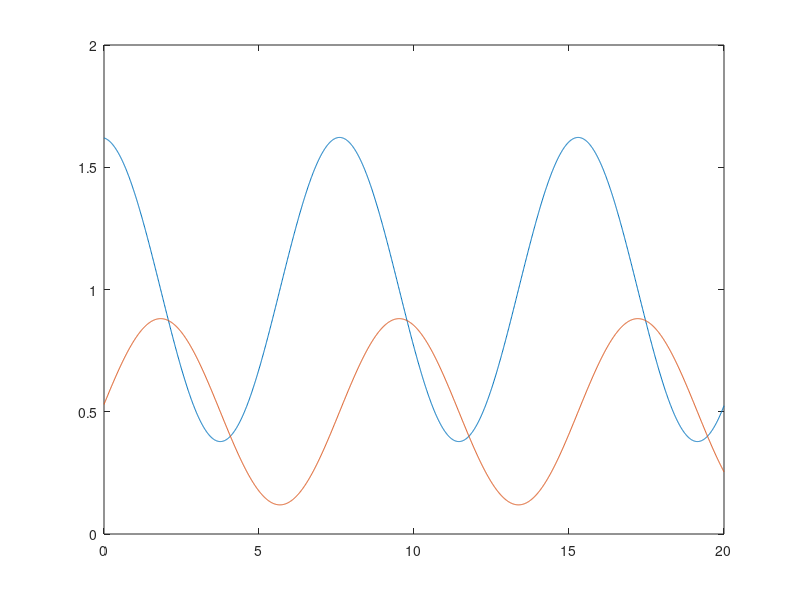
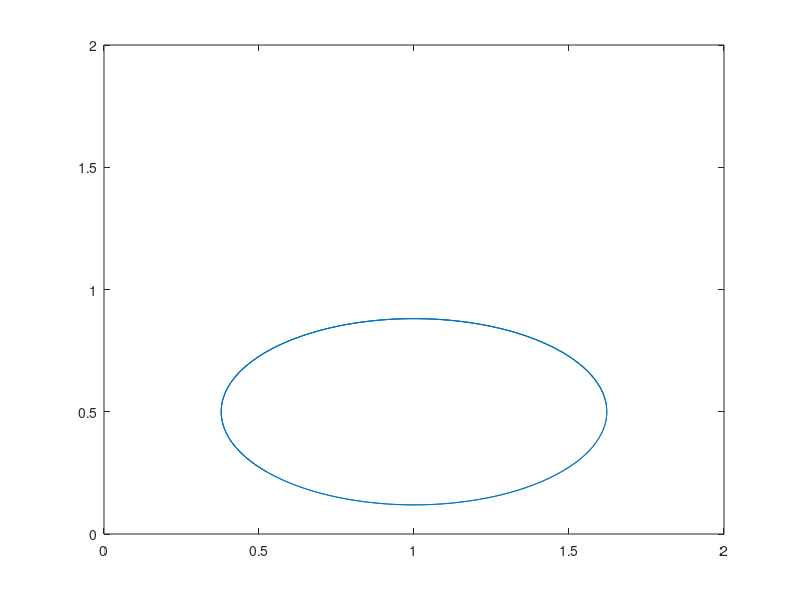
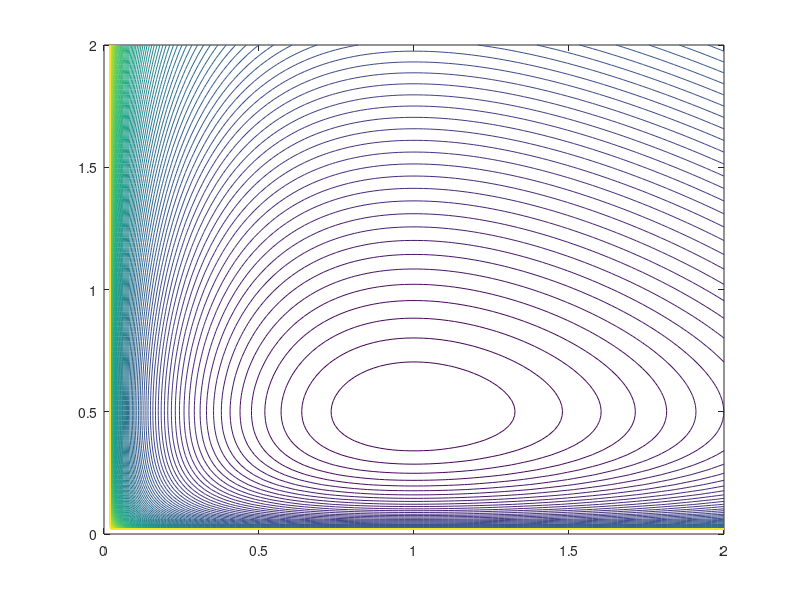
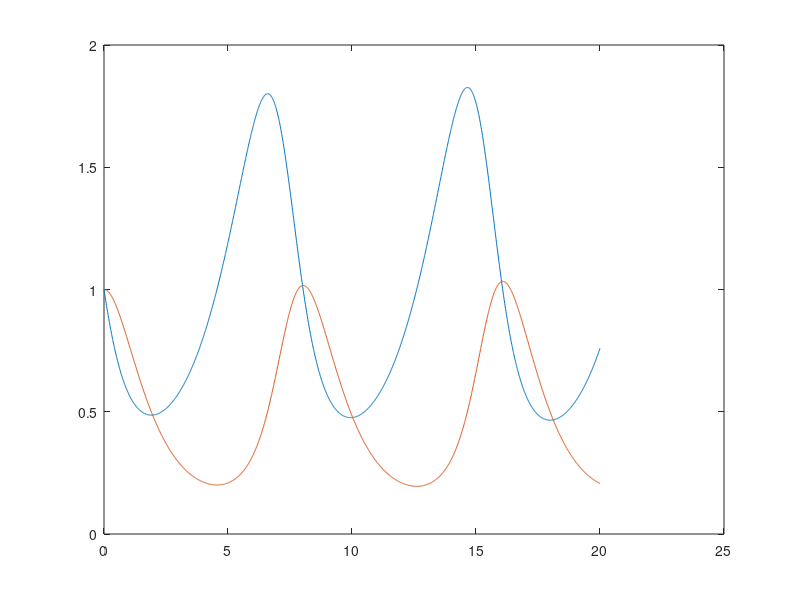

Write the MATLAB code that produced these figures, in order.
%% Input Data 
alfa =2/3;
beta = 4/3;
gamma = 1;
delta = 1;
%% Calculations 
xeq = gamma/delta;
yeq = alfa/beta;
u0 = 1.62- xeq;
v0 = 0.47- yeq;


time = linspace(0,20,2001);
omega = sqrt(alfa*gamma);
A = sqrt(u0^2 + ((beta*gamma*v0)/(delta*omega))^2);
phi1 = acos(u0/A);
%phi2 = asin(gamma*beta*v0/(A*omega*delta));

xT = A.*cos(omega.*time + phi1) + gamma/delta;
yT = ((delta .* A .* omega .* sin(omega.*time + phi1))./(beta.*gamma))+alfa/beta ;

figure(1)
plot(time,xT);
hold on 
plot(time,yT);hold off

figure(2)
plot(xT,yT)
axis([0 2 0 2])

figure(3)
xaxis = linspace(0,2);
yaxis = linspace(0,2);
[X,Y] = meshgrid(xaxis,yaxis);
Z = delta .* X-gamma .* log(X) + beta .* Y - alfa .* log(Y);
contour(X,Y,Z,100)
%% Euler explicit
xList=[1];
yList=[1];
timeList = [0];
iList = [delta * xList(1)-gamma* log(xList(1)) + beta * yList(1) - alfa * log(yList(1))];
timeStep = 0.01;
maxTime = 20/timeStep;
currentTime = 0;
for i=1:maxTime
    xList(i+1) = xList(i)*(1+(alfa-beta*yList(i))*timeStep);
    yList(i+1) = yList(i)*(1+(delta*xList(i)-gamma)*timeStep);
    iList(i+1) = delta*xList(i+1)-gamma*log(xList(i+1))+beta*yList(i+1)-alfa*log(yList(i+1));
    timeList(i+1) = timeList(i)+timeStep;
end
figure(4)
plot(timeList,xList);
hold on 
plot(timeList,yList);


constantIVector = ones(1,length(iList))*iList(1);
figure(5)
plot(timeList,constantIVector)
hold on
plot(timeList,iList)
hold off

figure(6)
scatter(xList(1),yList(1),'k', 'square', 'filled');hold on
plot(xList(1:length(xList)-1),yList(1:length(xList)-1));hold on
scatter(xList(length(xList)),yList(length(yList)),'k','filled'); hold off

